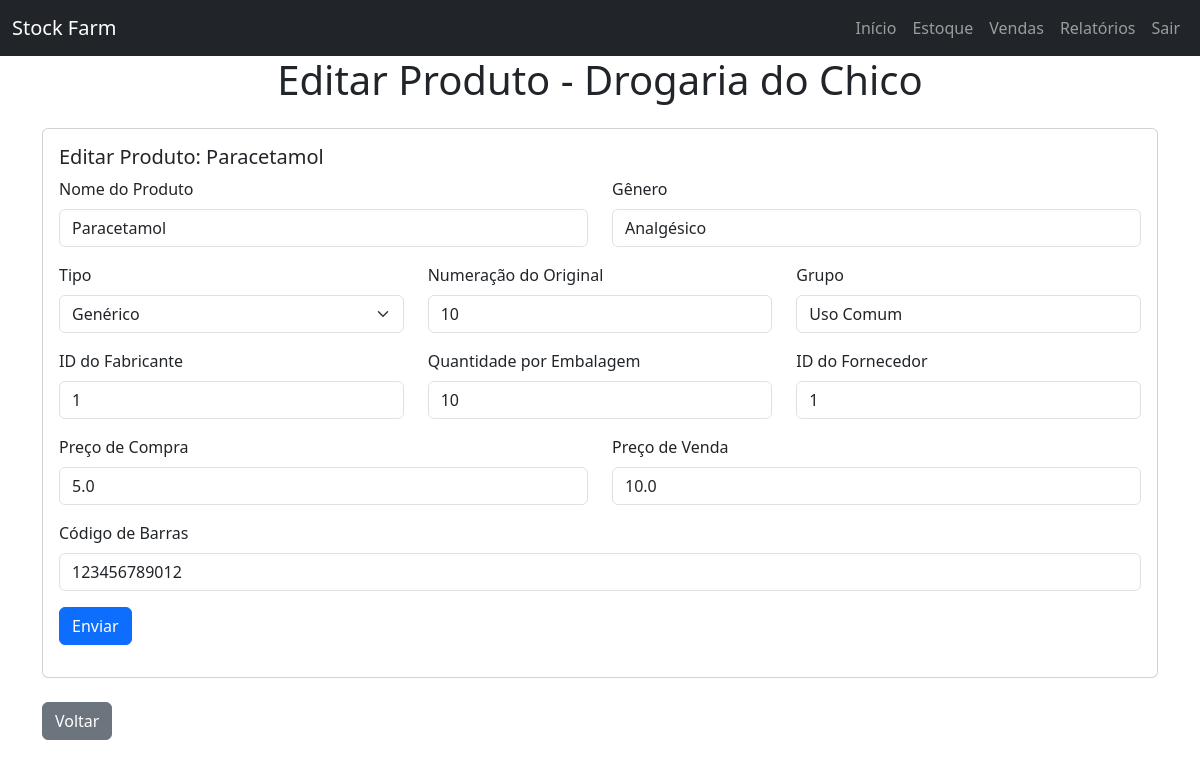
Page /edit_produto/1 (signed in) on the committed database.
### app/models.py (models this page shows, shortened)
class Farmacia(db.Model):
    id: so.Mapped[int] = so.mapped_column(primary_key=True)
    nome: so.Mapped[str] = so.mapped_column(sa.String(100), unique=True)
    endereco: so.Mapped[str] = so.mapped_column(sa.String(200))
    telefone: so.Mapped[Optional[str]] = so.mapped_column(sa.String(20))
    cep: so.Mapped[str] = so.mapped_column(sa.String(9), nullable=False)
    cnpj: so.Mapped[str] = so.mapped_column(sa.String(14), nullable=False)
    farmaceuticos: so.WriteOnlyMapped['Farmaceutico'] = so.relationship(
        back_populates='farmacia',
        cascade="all, delete-orphan",
        passive_deletes=True
    )
    estoques: so.Mapped['Estoque'] = so.relationship(back_populates='farmacia')
    users: so.WriteOnlyMapped['User'] = so.relationship(
        back_populates='farmacia',
        cascade="all, delete-orphan",
        passive_deletes=True
    )

class Produto(db.Model):
    id: so.Mapped[int] = so.mapped_column(primary_key=True)
    nome: so.Mapped[str] = so.mapped_column(sa.String(100))
    genero: so.Mapped[str] = so.mapped_column(sa.String(100), nullable=False)
    tipo: so.Mapped[str] = so.mapped_column(sa.String(20), nullable=False)
    numeracao_original: so.Mapped[Optional[int]] = so.mapped_column()
    grupo: so.Mapped[str] = so.mapped_column(sa.String(50), nullable=False)
    fabricante_id: so.Mapped[int] = so.mapped_column(sa.ForeignKey('fabricante.id'), nullable=False)
    quantidade_embalagem: so.Mapped[int] = so.mapped_column(nullable=False)
    fornecedor_id: so.Mapped[int] = so.mapped_column(sa.ForeignKey('fornecedor.id'), nullable=False)
    preco_compra: so.Mapped[float] = so.mapped_column(nullable=False)
    preco_venda: so.Mapped[float] = so.mapped_column(nullable=False)
    codigo_barras: so.Mapped[str] = so.mapped_column(sa.String(13), nullable=False)
    fornecedor: so.Mapped['Fornecedor'] = so.relationship(back_populates='produtos')
    fabricante: so.Mapped['Fabricante'] = so.relationship(back_populates='produtos')
    estoques: so.WriteOnlyMapped['Estoque'] = so.relationship(
        back_populates='produto',
        cascade="all, delete-orphan",
        passive_deletes=True
    )
    logs: so.WriteOnlyMapped['ProdutoLog'] = so.relationship(
        back_populates='produto',
        cascade="all, delete-orphan",
        passive_deletes=True
    )
    validades: so.WriteOnlyMapped['Validade'] = so.relationship(
        back_populates='produto',
        cascade="all, delete-orphan",
        passive_deletes=True
    )

### app/routes.py (the view)
@app.route('/edit_produto/<int:id>', methods=['GET', 'POST'])
@login_required
def edit_produto(id):
    if not current_user.farmacia:
        return redirect(url_for('manage_farmacia'))
    produto = db.session().get(Produto, id) or db.first_or_404(sa.select(Produto).where(Produto.id == id))
    estoque = db.session().scalar(
        sa.select(Estoque).where(
            Estoque.farmacia_id == current_user.farmacia_id,
            Estoque.produto_id == id
        )
    )
    if not estoque:
        flash('Você não tem permissão para editar este produto.')
        return redirect(url_for('stock'))
    form = ProdutoForm(original_nome=produto.nome)
    if form.validate_on_submit():
        produto.nome = form.nome.data
        produto.genero = form.genero.data
        produto.tipo = form.tipo.data
        produto.numeracao_original = form.numeracao_original.data
        produto.grupo = form.grupo.data
        produto.fabricante_id = form.fabricante_id.data
        produto.quantidade_embalagem = form.quantidade_embalagem.data
        produto.fornecedor_id = form.fornecedor_id.data
        produto.preco_compra = form.preco_compra.data
        produto.preco_venda = form.preco_venda.data
        produto.codigo_barras = form.codigo_barras.data
        fabricante = db.session().scalar(sa.select(Fabricante).where(Fabricante.id == form.fabricante_id.data))
        if not fabricante:
            fabricante = Fabricante(id=form.fabricante_id.data)
            db.session.add(fabricante)
            db.session.commit()
        fornecedor = db.session().scalar(sa.select(Fornecedor).where(Fornecedor.id == form.fornecedor_id.data))
        if not fornecedor:
            fornecedor = Fornecedor(id=form.fornecedor_id.data)
            db.session.add(fornecedor)
            db.session.commit()
        db.session.commit()
        log = ProdutoLog(produto_id=produto.id, quantidade=produto.quantidade, operacao='editado')
        db.session.add(log)
        db.session.commit()
        flash('Produto atualizado com sucesso!')
        return redirect(url_for('stock'))
    elif request.method == 'GET':
        form.nome.data = produto.nome
        form.genero.data = produto.genero
        form.tipo.data = produto.tipo
        form.numeracao_original.data = produto.numeracao_original
        form.grupo.data = produto.grupo
        form.fabricante_id.data = produto.fabricante_id
        form.quantidade_embalagem.data = produto.quantidade_embalagem
        form.fornecedor_id.data = produto.fornecedor_id
        form.preco_compra.data = produto.preco_compra
        form.preco_venda.data = produto.preco_venda
        form.codigo_barras.data = produto.codigo_barras
    return render_template('edit_produto.html', title='Editar Produto - Stock Farm', form=form)

### app/models.py (called while the page is built)
@login.user_loader
def load_user(id):
    return db.session.get(User, int(id))

### app/templates/edit_produto.html (shortened to what this page needs)
{% extends "base.html" %}
{% block content %}
    <h1 class="text-center mb-4">{% if form.original_nome %}Editar Produto{% else %}Adicionar Produto{% endif %} - {{ current_user.farmacia.nome if current_user.farmacia else 'Sem Farmácia' }}</h1>
    <div class="card">
        <div class="card-body">
            <h5 class="card-title">{% if form.original_nome %}Editar Produto: {{ form.original_nome }}{% else %}Adicionar Novo Produto{% endif %}</h5>
            <form method="POST" action="">
                <div class="row">
                    <div class="col-md-6 mb-3">
                        <label class="form-label">{{ form.nome.label }}</label>
                        {{ form.nome(class="form-control") }}
                    </div>
                    <div class="col-md-6 mb-3">
                        <label class="form-label">{{ form.genero.label }}</label>
                        {{ form.genero(class="form-control") }}
                    </div>
                </div>
                <div class="row">
                    <div class="col-md-4 mb-3">
                        <label class="form-label">{{ form.tipo.label }}</label>
                        {{ form.tipo(class="form-select") }}
                    </div>
                    <div class="col-md-4 mb-3">
                        <label class="form-label">{{ form.numeracao_original.label }}</label>
                        {{ form.numeracao_original(class="form-control") }}
                    </div>
                    <div class="col-md-4 mb-3">
                        <label class="form-label">{{ form.grupo.label }}</label>
                        {{ form.grupo(class="form-control") }}
                    </div>
                </div>
                <div class="row">
                    <div class="col-md-4 mb-3">
                        <label class="form-label">{{ form.fabricante_id.label }}</label>
                        {{ form.fabricante_id(class="form-control") }}
                    </div>
                    <div class="col-md-4 mb-3">
                        <label class="form-label">{{ form.quantidade_embalagem.label }}</label>
                        {{ form.quantidade_embalagem(class="form-control") }}
                    </div>
                    <div class="col-md-4 mb-3">
                        <label class="form-label">{{ form.fornecedor_id.label }}</label>
                        {{ form.fornecedor_id(class="form-control") }}
                    </div>
                </div>
                <div class="row">
                    <div class="col-md-6 mb-3">
                        <label class="form-label">{{ form.preco_compra.label }}</label>
                        {{ form.preco_compra(class="form-control") }}
                    </div>
                    <div class="col-md-6 mb-3">
                        <label class="form-label">{{ form.preco_venda.label }}</label>
                        {{ form.preco_venda(class="form-control") }}
                    </div>
                </div>
                <div class="row">
                    <div class="col-md-12 mb-3">
                        <label class="form-label">{{ form.codigo_barras.label }}</label>
                        {{ form.codigo_barras(class="form-control") }}
                    </div>
                </div>
                <div class="mb-3">
                    {{ form.submit(class="btn btn-primary") }}
                </div>
            </form>
        </div>
    </div>
    <div class="mt-4">
        <a href="{{ url_for('stock') }}" class="btn btn-secondary">Voltar</a>
    </div>
{% endblock %}

### rows in the picture
Farmacia: farmacia "Drogaria do Chico"
Produto: original_nome "Paracetamol", nome "Paracetamol", genero "Analgésico", tipo "Genérico", numeracao_original "10", grupo "Uso Comum", fabricante_id "1", quantidade_embalagem "10", fornecedor_id "1", preco_compra "5.0", preco_venda "10.0", codigo_barras "123456789012"
